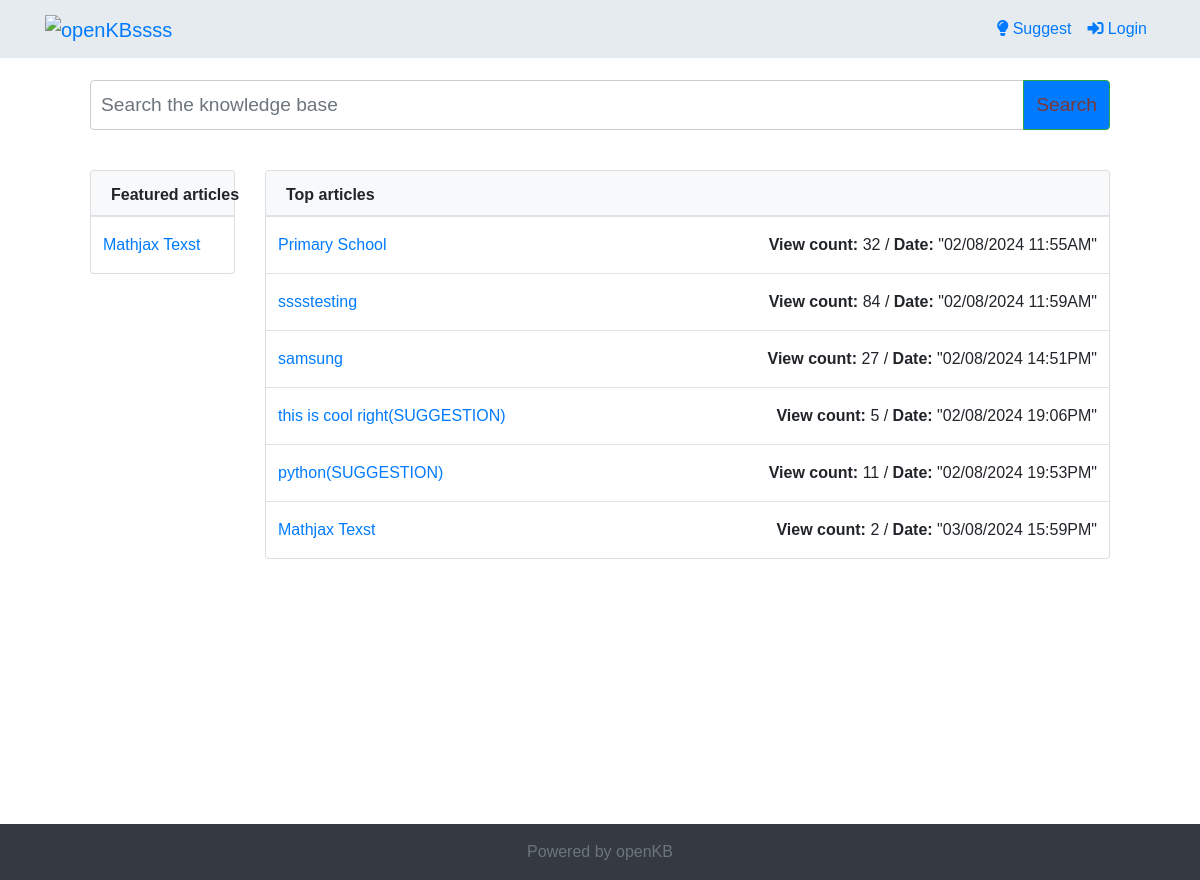
The page / on the database its author committed.
### kb/models.py (models this page shows, shortened)
class Article(models.Model):
    title = models.CharField(max_length=255)
    content = MDTextField()
    created = models.DateTimeField(auto_now_add=True)
    updated = models.DateTimeField(auto_now=True)
    keywords = models.CharField(max_length=255)
    published = models.BooleanField(default=False)
    view_count = models.PositiveIntegerField(default=0)  # Added field for tracking views
    votes = models.IntegerField(default=0)
    permalink = models.SlugField(max_length=255, default='', null=True)
    seo_title = models.CharField(max_length=255, default='')
    seo_description = models.TextField(default='')
    author = models.ForeignKey('CustomUser', on_delete=models.CASCADE, null=True)
    featured = models.BooleanField(default=False)

class WebsiteSettings(models.Model):
    website_title = models.CharField(max_length=255, blank=True, default='openKB')
    website_description = models.TextField(blank=True, default='openKB is an Open Source Node.js Markdown based knowledge base/FAQ/Wiki app.')
    show_website_logo = models.BooleanField(default=True)
    website_context_base_url = models.URLField(blank=True, default='http://127.0.0.1:4444/openkb/')
    allow_api_access = models.BooleanField(default=False)
    api_access_token = models.CharField(max_length=255, blank=True)
    password_protect = models.BooleanField(default=False)
    index_article_body = models.BooleanField(default=False)
    select_theme = models.CharField(max_length=255, blank=True)
    select_language = models.CharField(max_length=10, default='en', choices=[('en', 'English')])
    show_logon_link = models.BooleanField(default=True)
    date_format = models.CharField(max_length=50, default='d/m/Y H:iA')
    article_suggestions_allowed = models.BooleanField(default=True)
    google_analytics_code = models.TextField(blank=True)

### kb/views.py (the view)
# urls.py: path("", HomeView.as_view(), name="home"),
class HomeView(View):
    def get(self, request):
        context = {
            "published_articles":Article.objects.filter(published=True)[:DisplaySettings.objects.first().number_of_top_articles],
            "featured_articles": Article.objects.filter(featured=True)[:DisplaySettings.objects.first().featured_article_count],
            'display_settings': DisplaySettings.objects.first()
,
        }
        return render(request, "index.html", context)

### kb/context_processors.py (called while the page is built)
def website_settings(request):
    website_settings = WebsiteSettings.objects.first()
    style_settings = StyleSettings.objects.first()
    return {
        'websettings': website_settings,
        'style_settings': style_settings,
    }

### templates/index.html (shortened to what this page needs)
{% extends 'base.html' %}
{% block content %}
    {% include "nav.html" %}
    <div class="container" style="margin-top: 80px;">
        <div class="row mb-4">
            <div class="col-md-12">
                <div class="input-group mb-3">
                    <input type="text" class="form-control" placeholder="Search the knowledge base" aria-label="Search the knowledge base" aria-describedby="button-search" style="height: 50px; font-size: 1.2em;">
                    <div class="input-group-append">
                        <button class="btn btn-success" type="button" id="button-search" style="height: 50px; font-size: 1.2em;">Search</button>
                    </div>
                </div>
            </div>
        </div>
        <div class="row">
            {% if display_settings.show_featured_articles %}
            <div class="col-md-2">
                <div class="card">
                    <div class="card-header bg-light border-bottom pb-2">
                        <p class="mb-0" style="white-space: nowrap;">Featured articles</p>
                    </div>
                    <div class="card-body p-0">
                        <table class="table m-0">
                            <tbody>
                                {% for article in featured_articles|slice:":display_settings.featured_article_count" %}
                                    <tr>
                                        <td class="py-3">
                                            <a href="{% if article.permalink %}{% url 'article_detail' slug=article.permalink %}{% else %}{% url 'article_detail_by_pk' pk=article.id %}{% endif %}">{{ article.title }}</a>
                                        </td>
                                    </tr>
                                {% endfor %}
                            </tbody>
                        </table>
                    </div>
                </div>
            </div>
            {% endif %}
            <div class="col-md-10">
                <div class="card">
                    <div class="card-header bg-light border-bottom pb-2">
                        <p class="mb-0">Top articles</p>
                    </div>
                    <div class="card-body p-0">
                        <table class="table m-0">
                            <tbody>
                                {% for article in published_articles|slice:":display_settings.number_of_top_articles" %}
                                    <tr class="py-3">
                                        <td class="py-3">
                                            <a href="{% if article.permalink %}{% url 'article_detail' slug=article.permalink %}{% else %}{% url 'article_detail_by_pk' pk=article.id %}{% endif %}">{{ article.title }}</a>
                                        </td>
                                        <td class="text-right py-3">
                                            {% if display_settings.show_view_count %}
                                                <strong>View count:</strong> {{article.view_count}} /
                                            {% endif %}
                                            {% if display_settings.show_published_date %}
                                                <strong>Date:</strong> {{article.created|date:websettings.date_format}}
                                            {% endif %}
                                        </td>
                                    </tr>
                                {% endfor %}
                            </tbody>
                        </table>
                    </div>
                </div>
            </div>
        </div>
    </div>
{% endblock content %}
{% block misc %}
    {% include "footer.html" %}
{% endblock misc %}

### static/assets/css/styles.css (style rules this page uses)
html, body { height: 100%; margin: 0; }
.container { flex: 1 0 auto; }
input[type="text"], textarea { width: 100%; padding: 10px; border: 1px solid #ccc; border-radius: 4px; }
.card-header { background-color: #f8f9fa; font-weight: bold; }

### rows shown on the page
Article: title "Mathjax Texst", view_count "2", created "\"03/08/2024 15:59PM\""
Article: title "Primary School", view_count "32", created "\"02/08/2024 11:55AM\""
Article: title "sssstesting", view_count "84", created "\"02/08/2024 11:59AM\""
Article: title "samsung", view_count "27", created "\"02/08/2024 14:51PM\""
Article: title "this is cool right(SUGGESTION)", view_count "5", created "\"02/08/2024 19:06PM\""
Article: title "python(SUGGESTION)", view_count "11", created "\"02/08/2024 19:53PM\""
